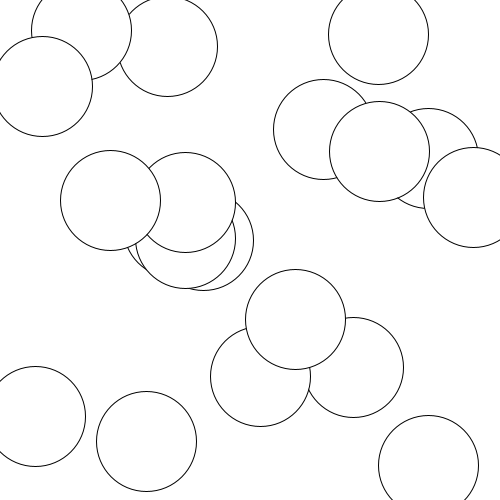
Frame 1 (no input)
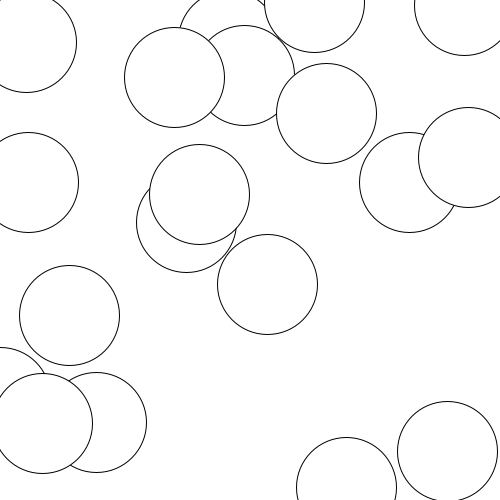
Frame 60 (the mouse pressed at the canvas centre just before this capture)
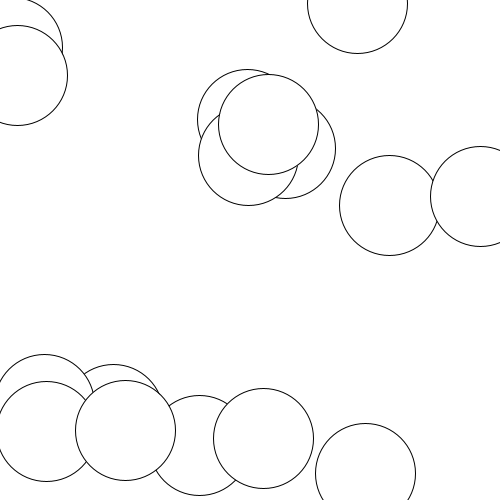
Frame 120 (the mouse held since frame 60 and released just before this capture)

The Processing sketch that drew these frames (run headless with seeded random() and noise(); from frame 60 on, the mouse is pressed at the canvas centre):

// Processing sketch: week09_10_add_vy
// ── week09_10_add_vy.pde
class Ball{
  float x,y,vx,vy;
  boolean dead;
  Ball(){
    x=random(500);
    y=random(500);
    vx=random(-4,4);
    vy=random(-4,4);
    dead=false;
  }
  void draw(){
    if(dead==true) return;///離開函式
    ellipse(x,y,100,100);
     if(dist(mouseX,mouseY,x,y)<50){
      dead=true;
    }
    x=x+vx;
    y=y+vy;
    if(y>500 || y<0)vy=-vy;
    if(x>500 || x<0)vx=-vx;
  }
}
Ball []balls;
void setup(){
  size(500,500);
  balls=new Ball[20];
  for(int i=0;i<20;i++){
    balls[i]=new Ball();
  }
}
void draw(){
  background(255);
   for(int i=0;i<20;i++){
     balls[i].draw();
   }
}
